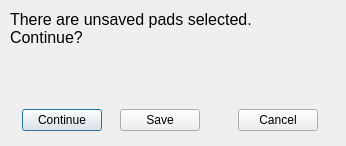
<?xml version="1.0" encoding="UTF-8"?>
<ui version="4.0">
 <class>ConfirmWindow</class>
 <widget class="QDialog" name="ConfirmWindow">
  <property name="windowModality">
   <enum>Qt::ApplicationModal</enum>
  </property>
  <property name="geometry">
   <rect>
    <x>0</x>
    <y>0</y>
    <width>346</width>
    <height>146</height>
   </rect>
  </property>
  <property name="windowTitle">
   <string>Wirebond Recorder Changes</string>
  </property>
  <widget class="QWidget" name="verticalLayoutWidget">
   <property name="geometry">
    <rect>
     <x>10</x>
     <y>10</y>
     <width>321</width>
     <height>121</height>
    </rect>
   </property>
   <layout class="QVBoxLayout" name="verticalLayout">
    <item>
     <widget class="QLabel" name="label">
      <property name="font">
       <font>
        <pointsize>12</pointsize>
       </font>
      </property>
      <property name="text">
       <string>There are unsaved pads selected.
Continue?
</string>
      </property>
     </widget>
    </item>
    <item>
     <spacer name="verticalSpacer">
      <property name="orientation">
       <enum>Qt::Vertical</enum>
      </property>
      <property name="sizeHint" stdset="0">
       <size>
        <width>20</width>
        <height>40</height>
       </size>
      </property>
     </spacer>
    </item>
    <item>
     <layout class="QHBoxLayout" name="horizontalLayout">
      <item>
       <widget class="QPushButton" name="btnContinue">
        <property name="sizePolicy">
         <sizepolicy hsizetype="Fixed" vsizetype="Fixed">
          <horstretch>0</horstretch>
          <verstretch>0</verstretch>
         </sizepolicy>
        </property>
        <property name="text">
         <string>Continue</string>
        </property>
       </widget>
      </item>
      <item>
       <widget class="QPushButton" name="btnSecondSave">
        <property name="sizePolicy">
         <sizepolicy hsizetype="Fixed" vsizetype="Fixed">
          <horstretch>0</horstretch>
          <verstretch>0</verstretch>
         </sizepolicy>
        </property>
        <property name="text">
         <string>Save</string>
        </property>
       </widget>
      </item>
      <item>
       <spacer name="horizontalSpacer">
        <property name="orientation">
         <enum>Qt::Horizontal</enum>
        </property>
        <property name="sizeType">
         <enum>QSizePolicy::Fixed</enum>
        </property>
        <property name="sizeHint" stdset="0">
         <size>
          <width>20</width>
          <height>20</height>
         </size>
        </property>
       </spacer>
      </item>
      <item>
       <widget class="QPushButton" name="btnCancel">
        <property name="sizePolicy">
         <sizepolicy hsizetype="Fixed" vsizetype="Fixed">
          <horstretch>0</horstretch>
          <verstretch>0</verstretch>
         </sizepolicy>
        </property>
        <property name="text">
         <string>Cancel</string>
        </property>
       </widget>
      </item>
     </layout>
    </item>
   </layout>
  </widget>
 </widget>
 <resources/>
 <connections/>
</ui>
